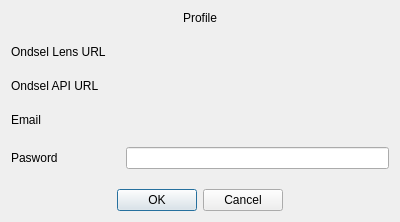
<?xml version="1.0" encoding="UTF-8"?>
<!--
SPDX-FileCopyrightText: 2025 Pieter Hijma <info@pieterhijma.net>

SPDX-License-Identifier: LGPL-2.0-or-later
-->
<ui version="4.0">
 <class>LoginWidget</class>
 <widget class="QWidget" name="LoginWidget">
  <property name="geometry">
   <rect>
    <x>0</x>
    <y>0</y>
    <width>400</width>
    <height>180</height>
   </rect>
  </property>
  <property name="windowTitle">
   <string>Login</string>
  </property>
  <layout class="QVBoxLayout" name="verticalLayout">
   <property name="spacing">
    <number>20</number>
   </property>
   <item>
    <widget class="QLabel" name="profile_label">
     <property name="text">
      <string>Profile</string>
     </property>
     <property name="alignment">
      <set>Qt::AlignmentFlag::AlignCenter</set>
     </property>
    </widget>
   </item>
   <item>
    <layout class="QFormLayout" name="formLayout">
     <item row="0" column="0">
      <widget class="QLabel" name="lens_url_label">
       <property name="toolTip">
        <string>The URL of the Ondsel Lens server (defaults to localhost).</string>
       </property>
       <property name="text">
        <string>Ondsel Lens URL</string>
       </property>
      </widget>
     </item>
     <item row="1" column="0">
      <widget class="QLabel" name="lens_api_label">
       <property name="toolTip">
        <string>The URL of the Ondsel Lens server API (defaults to localhost)</string>
       </property>
       <property name="text">
        <string>Ondsel API URL</string>
       </property>
      </widget>
     </item>
     <item row="2" column="0">
      <widget class="QLabel" name="email_label">
       <property name="toolTip">
        <string>The email address to log into this Ondsel Lens instance.</string>
       </property>
       <property name="text">
        <string>Email</string>
       </property>
      </widget>
     </item>
     <item row="3" column="0">
      <widget class="QLabel" name="password_label">
       <property name="toolTip">
        <string>The password for this Ondsel Lens instance.</string>
       </property>
       <property name="text">
        <string>Pasword</string>
       </property>
      </widget>
     </item>
     <item row="3" column="1">
      <widget class="QLineEdit" name="password_input">
       <property name="echoMode">
        <enum>QLineEdit::EchoMode::Password</enum>
       </property>
      </widget>
     </item>
     <item row="0" column="1">
      <widget class="QLabel" name="lens_url_value">
       <property name="text">
        <string/>
       </property>
      </widget>
     </item>
     <item row="1" column="1">
      <widget class="QLabel" name="api_url_value">
       <property name="text">
        <string/>
       </property>
      </widget>
     </item>
     <item row="2" column="1">
      <widget class="QLabel" name="email_value">
       <property name="text">
        <string/>
       </property>
      </widget>
     </item>
    </layout>
   </item>
   <item>
    <widget class="QDialogButtonBox" name="buttonBox">
     <property name="orientation">
      <enum>Qt::Orientation::Horizontal</enum>
     </property>
     <property name="standardButtons">
      <set>QDialogButtonBox::StandardButton::Cancel|QDialogButtonBox::StandardButton::Ok</set>
     </property>
     <property name="centerButtons">
      <bool>true</bool>
     </property>
    </widget>
   </item>
  </layout>
 </widget>
 <resources/>
 <connections/>
</ui>
